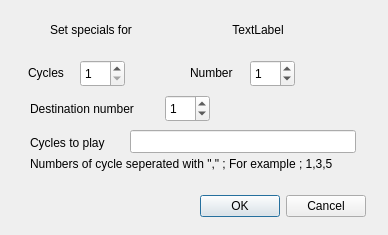
<ui version="4.0" >
 <class>RepeatFlagDialogBase</class>
 <widget class="QDialog" name="RepeatFlagDialogBase" >
  <property name="windowModality" >
   <enum>Qt::ApplicationModal</enum>
  </property>
  <property name="geometry" >
   <rect>
    <x>0</x>
    <y>0</y>
    <width>388</width>
    <height>235</height>
   </rect>
  </property>
  <property name="sizePolicy" >
   <sizepolicy vsizetype="Fixed" hsizetype="Fixed" >
    <horstretch>0</horstretch>
    <verstretch>0</verstretch>
   </sizepolicy>
  </property>
  <property name="focusPolicy" >
   <enum>Qt::StrongFocus</enum>
  </property>
  <property name="windowTitle" >
   <string>Dialog - Setup Repeats</string>
  </property>
  <property name="accessibleName" >
   <string>repTypeName</string>
  </property>
  <widget class="QDialogButtonBox" name="buttonBox" >
   <property name="windowModality" >
    <enum>Qt::WindowModal</enum>
   </property>
   <property name="geometry" >
    <rect>
     <x>25</x>
     <y>190</y>
     <width>341</width>
     <height>32</height>
    </rect>
   </property>
   <property name="orientation" >
    <enum>Qt::Horizontal</enum>
   </property>
   <property name="standardButtons" >
    <set>QDialogButtonBox::Cancel|QDialogButtonBox::NoButton|QDialogButtonBox::Ok</set>
   </property>
  </widget>
  <widget class="QLabel" name="label" >
   <property name="geometry" >
    <rect>
     <x>50</x>
     <y>20</y>
     <width>97</width>
     <height>20</height>
    </rect>
   </property>
   <property name="text" >
    <string>Set specials for</string>
   </property>
   <property name="wordWrap" >
    <bool>true</bool>
   </property>
   <property name="textInteractionFlags" >
    <set>Qt::NoTextInteraction</set>
   </property>
  </widget>
  <widget class="QLabel" name="cycles_3" >
   <property name="geometry" >
    <rect>
     <x>28</x>
     <y>60</y>
     <width>41</width>
     <height>25</height>
    </rect>
   </property>
   <property name="sizePolicy" >
    <sizepolicy vsizetype="Expanding" hsizetype="Expanding" >
     <horstretch>0</horstretch>
     <verstretch>0</verstretch>
    </sizepolicy>
   </property>
   <property name="text" >
    <string>Cycles</string>
   </property>
  </widget>
  <widget class="QSpinBox" name="cycles" >
   <property name="geometry" >
    <rect>
     <x>80</x>
     <y>60</y>
     <width>45</width>
     <height>27</height>
    </rect>
   </property>
   <property name="sizePolicy" >
    <sizepolicy vsizetype="Preferred" hsizetype="Preferred" >
     <horstretch>0</horstretch>
     <verstretch>0</verstretch>
    </sizepolicy>
   </property>
   <property name="minimum" >
    <number>1</number>
   </property>
  </widget>
  <widget class="QLabel" name="number" >
   <property name="geometry" >
    <rect>
     <x>190</x>
     <y>60</y>
     <width>57</width>
     <height>25</height>
    </rect>
   </property>
   <property name="text" >
    <string>Number</string>
   </property>
  </widget>
  <widget class="QLabel" name="label_4" >
   <property name="geometry" >
    <rect>
     <x>30</x>
     <y>130</y>
     <width>85</width>
     <height>25</height>
    </rect>
   </property>
   <property name="text" >
    <string>Cycles to play</string>
   </property>
  </widget>
  <widget class="QLineEdit" name="cyclesToPlay" >
   <property name="geometry" >
    <rect>
     <x>130</x>
     <y>130</y>
     <width>226</width>
     <height>23</height>
    </rect>
   </property>
  </widget>
  <widget class="QSpinBox" name="no" >
   <property name="geometry" >
    <rect>
     <x>250</x>
     <y>60</y>
     <width>45</width>
     <height>27</height>
    </rect>
   </property>
   <property name="value" >
    <number>1</number>
   </property>
  </widget>
  <widget class="QLabel" name="label_2" >
   <property name="geometry" >
    <rect>
     <x>30</x>
     <y>155</y>
     <width>355</width>
     <height>18</height>
    </rect>
   </property>
   <property name="text" >
    <string>Numbers of cycle seperated with "," ; For example ; 1,3,5</string>
   </property>
  </widget>
  <widget class="QLabel" name="repeatTypeName" >
   <property name="geometry" >
    <rect>
     <x>170</x>
     <y>20</y>
     <width>176</width>
     <height>20</height>
    </rect>
   </property>
   <property name="text" >
    <string>TextLabel</string>
   </property>
   <property name="alignment" >
    <set>Qt::AlignCenter</set>
   </property>
   <property name="textInteractionFlags" >
    <set>Qt::TextEditable</set>
   </property>
  </widget>
  <widget class="QLabel" name="label_3" >
   <property name="geometry" >
    <rect>
     <x>30</x>
     <y>100</y>
     <width>124</width>
     <height>18</height>
    </rect>
   </property>
   <property name="text" >
    <string>Destination number</string>
   </property>
  </widget>
  <widget class="QSpinBox" name="destno" >
   <property name="geometry" >
    <rect>
     <x>165</x>
     <y>95</y>
     <width>45</width>
     <height>27</height>
    </rect>
   </property>
   <property name="value" >
    <number>1</number>
   </property>
  </widget>
 </widget>
 <resources/>
 <connections>
  <connection>
   <sender>buttonBox</sender>
   <signal>accepted()</signal>
   <receiver>RepeatFlagDialogBase</receiver>
   <slot>accept()</slot>
   <hints>
    <hint type="sourcelabel" >
     <x>200</x>
     <y>255</y>
    </hint>
    <hint type="destinationlabel" >
     <x>197</x>
     <y>146</y>
    </hint>
   </hints>
  </connection>
  <connection>
   <sender>buttonBox</sender>
   <signal>rejected()</signal>
   <receiver>RepeatFlagDialogBase</receiver>
   <slot>close()</slot>
   <hints>
    <hint type="sourcelabel" >
     <x>200</x>
     <y>255</y>
    </hint>
    <hint type="destinationlabel" >
     <x>197</x>
     <y>146</y>
    </hint>
   </hints>
  </connection>
 </connections>
 <designerdata>
  <property name="gridDeltaX" >
   <number>5</number>
  </property>
  <property name="gridDeltaY" >
   <number>5</number>
  </property>
  <property name="gridSnapX" >
   <bool>true</bool>
  </property>
  <property name="gridSnapY" >
   <bool>true</bool>
  </property>
  <property name="gridVisible" >
   <bool>true</bool>
  </property>
 </designerdata>
</ui>
